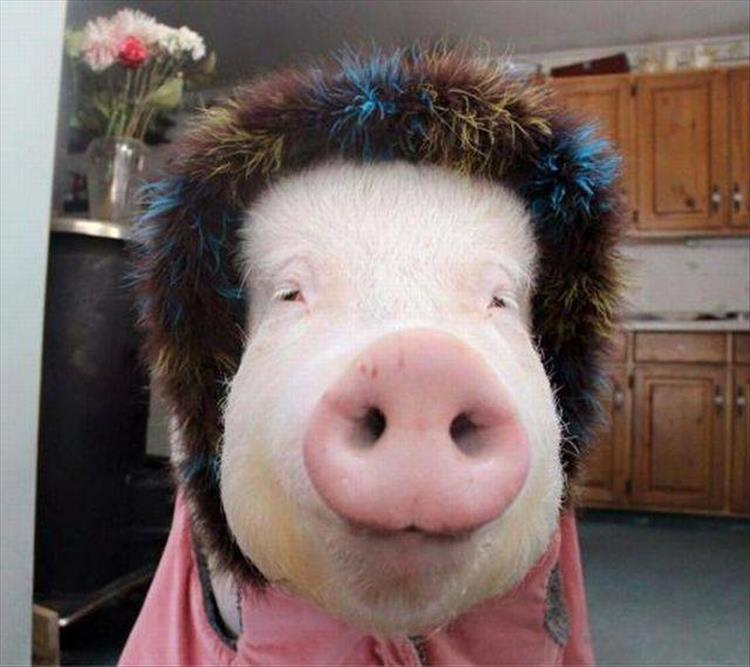
#> input picture pooling/preprocessed.jpg, 750 x 667 px, found by its file name
$ python pooling.py
#> lines starting #> are read from the running program, lines starting #| are printed output that depends on the picture
from PIL import Image
import numpy as np
import cv2

# Load the image
with Image.open(r'pooling\preprocessed.jpg') as img:
    # Convert the image to a NumPy array
#> img is the input picture: PIL image 750x667 RGB; mean R, G, B 119.7, 102.9, 99.4
    img_array = np.array(img)
    img_preprocessed = Image.fromarray(img_array)
    # img_preprocessed.show()

    # Define the pooling window size and stride
    pool_size = 2

    # Calculate the output shape
    output_height = int(img_array.shape[0])
#> output_height = 667
    output_width = int(img_array.shape[1])
#> output_width = 750

    ## Quadratare la dimensione dell'immagine
    lato_maggiore = max(img_array.shape)
#> lato_maggiore = 750

    # [11 lines of commented-out code are left out]
    diff = int(abs(output_height - output_width)/2)
#> diff = 41
    if output_width < output_height:
        ## immagine è rettangolare in verticale
        zero = np.zeros((img_array.shape[0], diff, img_array.shape[2]), dtype=img_array.dtype)
    else:
        ## immagine è rettangolare in orizzontale
        zero = np.zeros((diff, img_array.shape[1], img_array.shape[2]), dtype=img_array.dtype)

    img_quadrata_array = np.concatenate((zero, img_array, zero), axis=0)
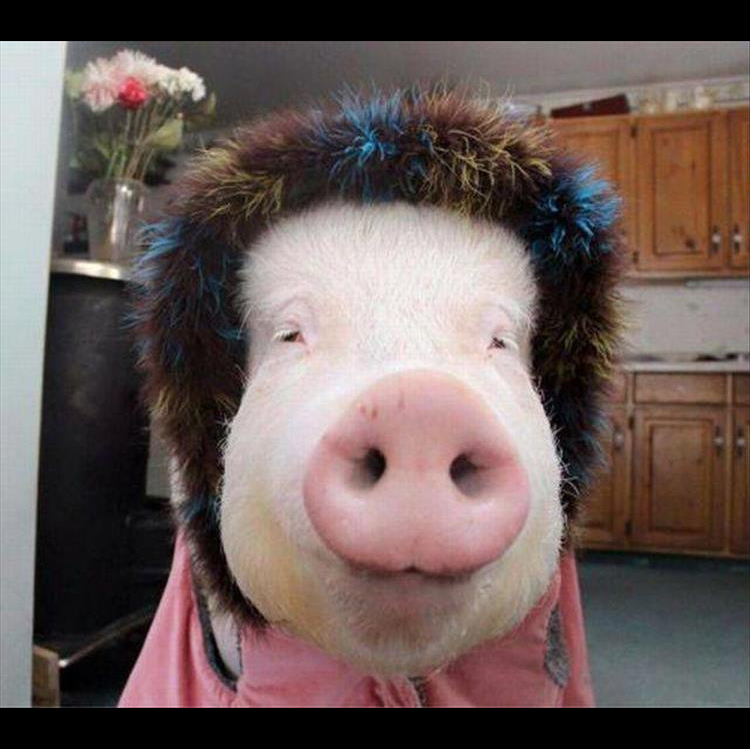
#> img_quadrata_array: shape (749, 750, 3); mean R, G, B 106.6, 91.6, 88.5
    img_quadrata = Image.fromarray(img_quadrata_array)
    # img_quadrata.show()
    img_quadrata.save(r'pooling\squared.jpg')


    ## Max pooling
    ## mio metodo:
    ## questo metodo ritorna una immagine in scala di grigi, anche se non so come possa farlo in autonomia


    gray_arrray = cv2.cvtColor(img_quadrata_array, cv2.COLOR_BGR2GRAY)
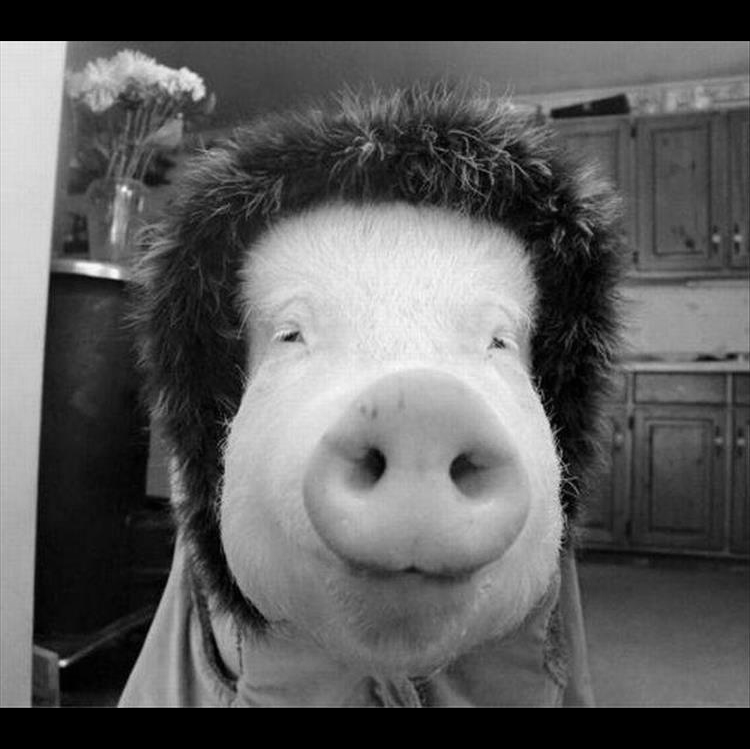
#> gray_arrray: shape (749, 750); min 0, max 252, mean 92.4
    # cv2.imshow('Scala di grigi', gray_arr)
    # cv2.waitKey(0)

    output_height, output_width = gray_arrray.shape[0] // pool_size, gray_arrray.shape[1] // pool_size
#> output_height = 374; output_width = 375
    pooled_array = np.zeros((output_height, output_width), dtype=img_array.dtype)
    for i in range(output_height):
        for j in range(output_width):
            window = gray_arrray[
                i*pool_size : i*pool_size+pool_size,
                j*pool_size : j*pool_size+pool_size
            ]

            pooled_array[i, j] = np.max(window)

    # Convert the pooled array back to an image
    # print(pooled_array.shape)
    pooled_img = Image.fromarray(pooled_array)
    pooled_img.save(r'pooling\processed.jpg')
    pooled_img.show()
